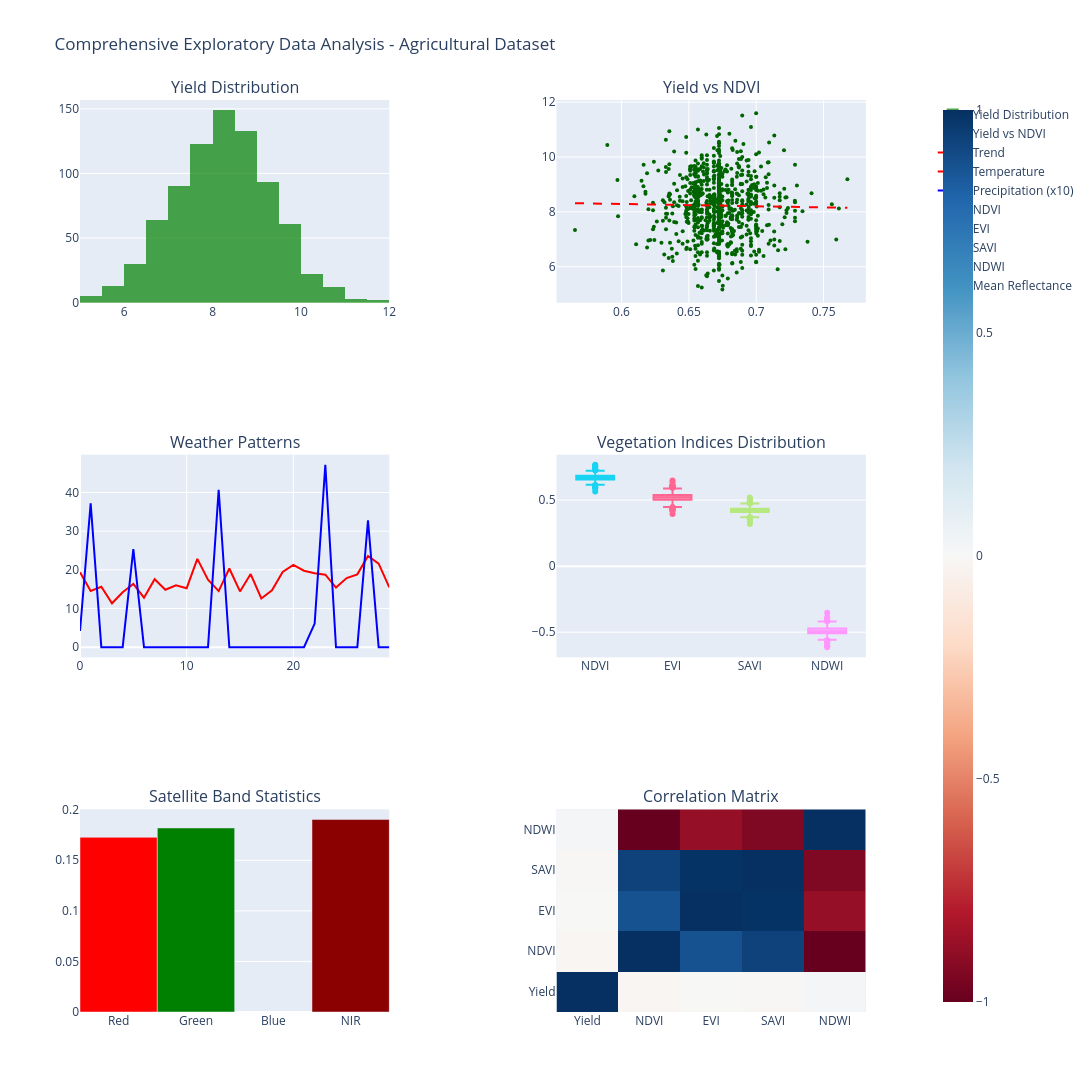

Notebook cell for this chart:
### Markdown cell above
## 3. Exploratory Data Analysis

Comprehensive analysis of the multimodal agricultural dataset to understand data distributions, correlations, and patterns that will inform our modeling approach.

### Code cell
# Install nbformat if needed
try:
    import nbformat
except ImportError:
    import subprocess
    import sys
    subprocess.check_call([sys.executable, "-m", "pip", "install", "nbformat>=4.2.0"])
    import nbformat

# Analyze yield distribution
yields = train_dataset.labels
vegetation_indices = train_dataset.vegetation_indices

# Extract vegetation index values
ndvi_values = [vi['ndvi'] for vi in vegetation_indices]
evi_values = [vi['evi'] for vi in vegetation_indices]
savi_values = [vi['savi'] for vi in vegetation_indices]
ndwi_values = [vi['ndwi'] for vi in vegetation_indices]

# Create comprehensive EDA plots
fig = make_subplots(
    rows=3, cols=2,
    subplot_titles=['Yield Distribution', 'Yield vs NDVI',
                   'Weather Patterns', 'Vegetation Indices Distribution',
                   'Satellite Band Statistics', 'Correlation Matrix'],
    specs=[[{"secondary_y": True}, {"secondary_y": False}],
           [{"secondary_y": False}, {"secondary_y": False}],
           [{"secondary_y": False}, {"secondary_y": False}]]
)

# 1. Yield distribution
fig.add_trace(
    go.Histogram(x=yields, nbinsx=20, name="Yield Distribution", 
                opacity=0.7, marker_color='green'),
    row=1, col=1
)

# 2. Yield vs NDVI relationship
fig.add_trace(
    go.Scatter(x=ndvi_values, y=yields, mode='markers',
               name='Yield vs NDVI', marker=dict(color='darkgreen', size=4)),
    row=1, col=2
)

# Add trendline for yield vs NDVI
z = np.polyfit(ndvi_values, yields, 1)
p = np.poly1d(z)
ndvi_range = np.linspace(min(ndvi_values), max(ndvi_values), 100)
fig.add_trace(
    go.Scatter(x=ndvi_range, y=p(ndvi_range), mode='lines',
               name='Trend', line=dict(color='red', dash='dash')),
    row=1, col=2
)

# 3. Weather pattern analysis - sample time series
sample_weather = train_dataset.weather_data[0]  # First sample
days = list(range(30))
fig.add_trace(
    go.Scatter(x=days, y=sample_weather[:, 0], mode='lines',
               name='Temperature', line=dict(color='red')),
    row=2, col=1
)
fig.add_trace(
    go.Scatter(x=days, y=sample_weather[:, 2]*10, mode='lines',
               name='Precipitation (x10)', line=dict(color='blue')),
    row=2, col=1
)

# 4. Vegetation indices box plot
vi_data = [ndvi_values, evi_values, savi_values, ndwi_values]
vi_names = ['NDVI', 'EVI', 'SAVI', 'NDWI']
for i, (data, name) in enumerate(zip(vi_data, vi_names)):
    fig.add_trace(
        go.Box(y=data, name=name, boxpoints='outliers'),
        row=2, col=2
    )

# 5. Satellite band statistics
sample_satellite = train_dataset.satellite_data[0]
band_names = ['Red', 'Green', 'Blue', 'NIR']
band_means = [np.mean(sample_satellite[i]) for i in range(4)]
fig.add_trace(
    go.Bar(x=band_names, y=band_means, name='Mean Reflectance',
           marker_color=['red', 'green', 'blue', 'darkred']),
    row=3, col=1
)

# 6. Correlation matrix
# Create correlation data
corr_data = np.column_stack([yields, ndvi_values, evi_values, savi_values, ndwi_values])
corr_matrix = np.corrcoef(corr_data.T)
corr_labels = ['Yield', 'NDVI', 'EVI', 'SAVI', 'NDWI']

fig.add_trace(
    go.Heatmap(z=corr_matrix, x=corr_labels, y=corr_labels,
               colorscale='RdBu', zmid=0, showscale=True),
    row=3, col=2
)

fig.update_layout(
    height=1200, width=1200,
    title_text="Comprehensive Exploratory Data Analysis - Agricultural Dataset",
    showlegend=True
)

# Use offline rendering for compatibility
try:
    fig.show()
except:
    print("📊 EDA plots created (display may not be available in this environment)")

# Print statistical summary
print("📊 DATASET STATISTICAL SUMMARY")
print("=" * 50)
print(f"Yield Statistics:")
print(f"  Mean: {np.mean(yields):.2f} tons/hectare")
print(f"  Std:  {np.std(yields):.2f} tons/hectare")
print(f"  Min:  {np.min(yields):.2f} tons/hectare") 
print(f"  Max:  {np.max(yields):.2f} tons/hectare")

print(f"\nVegetation Index Statistics:")
print(f"  NDVI: {np.mean(ndvi_values):.3f} ± {np.std(ndvi_values):.3f}")
print(f"  EVI:  {np.mean(evi_values):.3f} ± {np.std(evi_values):.3f}")
print(f"  SAVI: {np.mean(savi_values):.3f} ± {np.std(savi_values):.3f}")
print(f"  NDWI: {np.mean(ndwi_values):.3f} ± {np.std(ndwi_values):.3f}")

# Calculate correlation between yield and NDVI
yield_ndvi_corr = np.corrcoef(yields, ndvi_values)[0, 1]
print(f"\n🔍 Key Findings:")
print(f"  Yield-NDVI correlation: {yield_ndvi_corr:.3f}")
print(f"  Data quality: Realistic agricultural ranges ✓")
print(f"  Seasonal patterns: Present in synthetic data ✓")

### Figure 1 — Plotly figure (JSON) as saved in the notebook; plotly's stock layout.template omitted (floating-point values rounded to 4 significant figures; data arrays with more than 128 entries replaced by an {"elided": "..."} marker saying what was removed)
{"data": [{"marker": {"color": "green"}, "name": "Yield Distribution", "nbinsx": 20, "opacity": 0.7, "type": "histogram", "x": {"elided": "800 float values"}, "xaxis": "x", "yaxis": "y"}, {"marker": {"color": "darkgreen", "size": 4}, "mode": "markers", "name": "Yield vs NDVI", "type": "scatter", "x": {"elided": "800 float values"}, "xaxis": "x2", "y": {"elided": "800 float values"}, "yaxis": "y3"}, {"line": {"color": "red", "dash": "dash"}, "mode": "lines", "name": "Trend", "type": "scatter", "x": [0.5655, 0.5675, 0.5696, 0.5716, 0.5737, 0.5757, 0.5777, 0.5798, 0.5818, 0.5839, 0.5859, 0.5879, 0.59, 0.592, 0.5941, 0.5961, 0.5982, 0.6002, 0.6022, 0.6043, 0.6063, 0.6084, 0.6104, 0.6124, 0.6145, 0.6165, 0.6186, 0.6206, 0.6227, 0.6247, 0.6267, 0.6288, 0.6308, 0.6329, 0.6349, 0.637, 0.639, 0.641, 0.6431, 0.6451, 0.6472, 0.6492, 0.6512, 0.6533, 0.6553, 0.6574, 0.6594, 0.6615, 0.6635, 0.6655, 0.6676, 0.6696, 0.6717, 0.6737, 0.6758, 0.6778, 0.6798, 0.6819, 0.6839, 0.686, 0.688, 0.69, 0.6921, 0.6941, 0.6962, 0.6982, 0.7003, 0.7023, 0.7043, 0.7064, 0.7084, 0.7105, 0.7125, 0.7145, 0.7166, 0.7186, 0.7207, 0.7227, 0.7248, 0.7268, 0.7288, 0.7309, 0.7329, 0.735, 0.737, 0.7391, 0.7411, 0.7431, 0.7452, 0.7472, 0.7493, 0.7513, 0.7533, 0.7554, 0.7574, 0.7595, 0.7615, 0.7636, 0.7656, 0.7676], "xaxis": "x2", "y": [8.316, 8.314, 8.312, 8.311, 8.309, 8.307, 8.306, 8.304, 8.302, 8.3, 8.299, 8.297, 8.295, 8.294, 8.292, 8.29, 8.289, 8.287, 8.285, 8.284, 8.282, 8.28, 8.278, 8.277, 8.275, 8.273, 8.272, 8.27, 8.268, 8.267, 8.265, 8.263, 8.261, 8.26, 8.258, 8.256, 8.255, 8.253, 8.251, 8.25, 8.248, 8.246, 8.245, 8.243, 8.241, 8.239, 8.238, 8.236, 8.234, 8.233, 8.231, 8.229, 8.228, 8.226, 8.224, 8.222, 8.221, 8.219, 8.217, 8.216, 8.214, 8.212, 8.211, 8.209, 8.207, 8.205, 8.204, 8.202, 8.2, 8.199, 8.197, 8.195, 8.194, 8.192, 8.19, 8.189, 8.187, 8.185, 8.183, 8.182, 8.18, 8.178, 8.177, 8.175, 8.173, 8.172, 8.17, 8.168, 8.166, 8.165, 8.163, 8.161, 8.16, 8.158, 8.156, 8.155, 8.153, 8.151, 8.15, 8.148], "yaxis": "y3"}, {"line": {"color": "red"}, "mode": "lines", "name": "Temperature", "type": "scatter", "x": [0, 1, 2, 3, 4, 5, 6, 7, 8, 9, 10, 11, 12, 13, 14, 15, 16, 17, 18, 19, 20, 21, 22, 23, 24, 25, 26, 27, 28, 29], "xaxis": "x3", "y": {"elided": "180 float values"}, "yaxis": "y4"}, {"line": {"color": "blue"}, "mode": "lines", "name": "Precipitation (x10)", "type": "scatter", "x": [0, 1, 2, 3, 4, 5, 6, 7, 8, 9, 10, 11, 12, 13, 14, 15, 16, 17, 18, 19, 20, 21, 22, 23, 24, 25, 26, 27, 28, 29], "xaxis": "x3", "y": {"elided": "180 float values"}, "yaxis": "y4"}, {"boxpoints": "outliers", "name": "NDVI", "type": "box", "xaxis": "x4", "y": {"elided": "800 float values"}, "yaxis": "y5"}, {"boxpoints": "outliers", "name": "EVI", "type": "box", "xaxis": "x4", "y": {"elided": "800 float values"}, "yaxis": "y5"}, {"boxpoints": "outliers", "name": "SAVI", "type": "box", "xaxis": "x4", "y": {"elided": "800 float values"}, "yaxis": "y5"}, {"boxpoints": "outliers", "name": "NDWI", "type": "box", "xaxis": "x4", "y": {"elided": "800 float values"}, "yaxis": "y5"}, {"marker": {"color": ["red", "green", "blue", "darkred"]}, "name": "Mean Reflectance", "type": "bar", "x": ["Red", "Green", "Blue", "NIR"], "xaxis": "x5", "y": [0.1727, 0.182, null, 0.1904], "yaxis": "y6"}, {"colorscale": [[0, "rgb(103,0,31)"], [0.1, "rgb(178,24,43)"], [0.2, "rgb(214,96,77)"], [0.3, "rgb(244,165,130)"], [0.4, "rgb(253,219,199)"], [0.5, "rgb(247,247,247)"], [0.6, "rgb(209,229,240)"], [0.7, "rgb(146,197,222)"], [0.8, "rgb(67,147,195)"], [0.9, "rgb(33,102,172)"], [1, "rgb(5,48,97)"]], "showscale": true, "type": "heatmap", "x": ["Yield", "NDVI", "EVI", "SAVI", "NDWI"], "xaxis": "x6", "y": ["Yield", "NDVI", "EVI", "SAVI", "NDWI"], "yaxis": "y7", "z": [[1.0, -0.01741, -0.003005, -0.006721, 0.01667], [-0.01741, 1.0, 0.8735, 0.9318, -0.9994], [-0.003005, 0.8735, 1.0, 0.9896, -0.8762], [-0.006721, 0.9318, 0.9896, 1.0, -0.9349], [0.01667, -0.9994, -0.8762, -0.9349, 1.0]], "zmid": 0}], "layout": {"annotations": [{"font": {"size": 16}, "showarrow": false, "text": "Yield Distribution", "x": 0.185, "xanchor": "center", "xref": "paper", "y": 1, "yanchor": "bottom", "yref": "paper"}, {"font": {"size": 16}, "showarrow": false, "text": "Yield vs NDVI", "x": 0.755, "xanchor": "center", "xref": "paper", "y": 1, "yanchor": "bottom", "yref": "paper"}, {"font": {"size": 16}, "showarrow": false, "text": "Weather Patterns", "x": 0.185, "xanchor": "center", "xref": "paper", "y": 0.6111, "yanchor": "bottom", "yref": "paper"}, {"font": {"size": 16}, "showarrow": false, "text": "Vegetation Indices Distribution", "x": 0.755, "xanchor": "center", "xref": "paper", "y": 0.6111, "yanchor": "bottom", "yref": "paper"}, {"font": {"size": 16}, "showarrow": false, "text": "Satellite Band Statistics", "x": 0.185, "xanchor": "center", "xref": "paper", "y": 0.2222, "yanchor": "bottom", "yref": "paper"}, {"font": {"size": 16}, "showarrow": false, "text": "Correlation Matrix", "x": 0.755, "xanchor": "center", "xref": "paper", "y": 0.2222, "yanchor": "bottom", "yref": "paper"}], "height": 1200, "showlegend": true, "title": {"text": "Comprehensive Exploratory Data Analysis - Agricultural Dataset"}, "width": 1200, "xaxis": {"anchor": "y", "domain": [0, 0.37]}, "xaxis2": {"anchor": "y3", "domain": [0.57, 0.94]}, "xaxis3": {"anchor": "y4", "domain": [0, 0.37]}, "xaxis4": {"anchor": "y5", "domain": [0.57, 0.94]}, "xaxis5": {"anchor": "y6", "domain": [0, 0.37]}, "xaxis6": {"anchor": "y7", "domain": [0.57, 0.94]}, "yaxis": {"anchor": "x", "domain": [0.7778, 1]}, "yaxis2": {"anchor": "x", "overlaying": "y", "side": "right"}, "yaxis3": {"anchor": "x2", "domain": [0.7778, 1]}, "yaxis4": {"anchor": "x3", "domain": [0.3889, 0.6111]}, "yaxis5": {"anchor": "x4", "domain": [0.3889, 0.6111]}, "yaxis6": {"anchor": "x5", "domain": [0, 0.2222]}, "yaxis7": {"anchor": "x6", "domain": [0, 0.2222]}}}
